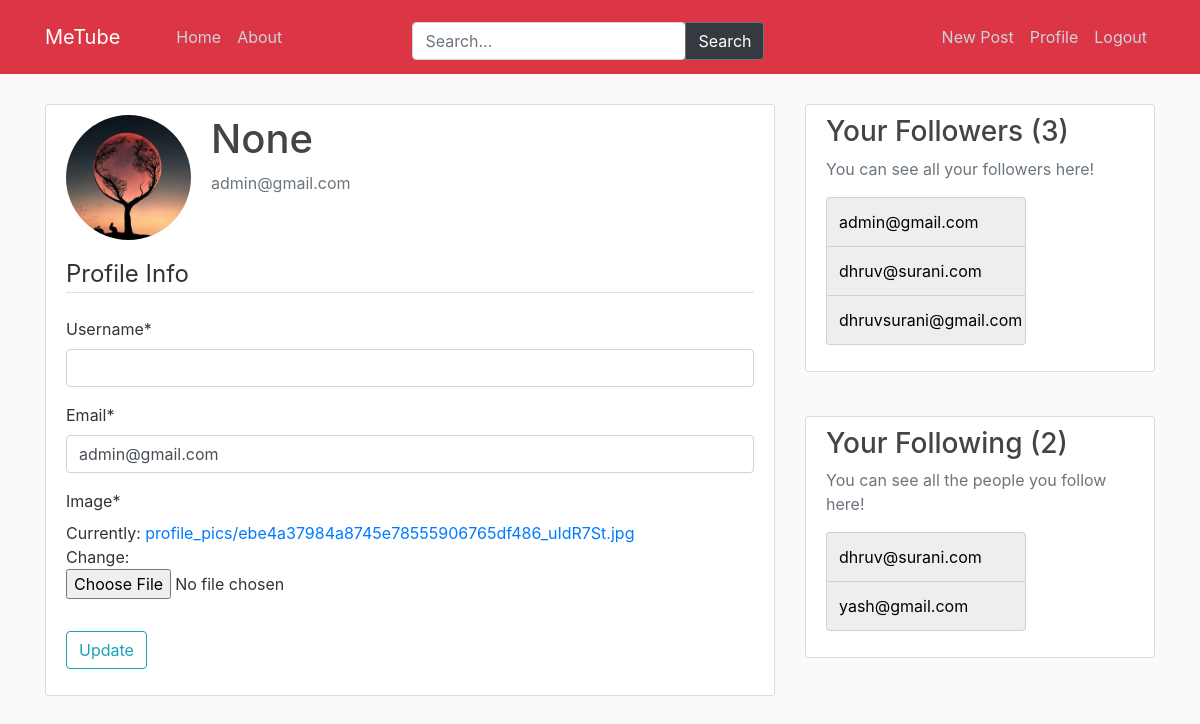
Screenshot of /profile/ (signed in) with the database file from the repository.
### users/models.py (models this page shows, shortened)
class CustomUser(AbstractBaseUser, PermissionsMixin):
    username = models.CharField(max_length=255, unique=True, null=True)
    email = models.EmailField(_('email address'), unique=True)
    first_name = models.CharField(max_length=255, unique=False, null=True)
    last_name = models.CharField(max_length=255, unique=False, null=True)
    is_staff = models.BooleanField(default=False)
    is_active = models.BooleanField(default=True)
    date_joined = models.DateTimeField(default=timezone.now)
    USERNAME_FIELD = 'email'
    REQUIRED_FIELDS = []
    objects = CustomUserManager()
    def __str__(self):
        return self.email

class Profile(models.Model):
    user = models.OneToOneField(get_user_model(), on_delete=models.CASCADE)
    image = models.ImageField(default='default.jpg', upload_to='profile_pics')
    following = models.ManyToManyField(CustomUser, related_name="following")
    followers = models.ManyToManyField(CustomUser, related_name="followers")

### users/views.py (the view)
# urls.py: path('profile/', user_views.profile, name='profile'),
@login_required
def profile(request):
    try:
        profile = request.user.profile
    except Profile.DoesNotExist:
        profile = Profile.objects.create(user=request.user)
    if request.method == 'POST':
        u_form = UserUpdateForm(request.POST, instance=request.user)
        p_form = ProfileUpdateForm(request.POST, request.FILES,
                                   instance=profile)
        if u_form.is_valid() and p_form.is_valid():
            u_form.save()
            p_form.save()
            messages.success(request, f'Your account has been updated!')
            return redirect('profile')
    else:
        u_form = UserUpdateForm(instance=request.user)
        p_form = ProfileUpdateForm(instance=request.user.profile)
    context = {
        'u_form': u_form,
        'p_form': p_form,
    }
    return render(request, 'users/profile.html', context)

### users/forms.py
class UserUpdateForm(forms.ModelForm):
    email = forms.EmailField(required=True)
    class Meta:
        model = CustomUser
        fields = ['username', 'email']

class ProfileUpdateForm(forms.ModelForm):
    class Meta:
        model = Profile
        fields = ['image']

### users/templates/users/profile.html (shortened to what this page needs)
{% extends "video_post/base.html" %}
{% load crispy_forms_tags %}
{% block content %}
    <div class="content-section">
      <div class="media">
        <img class="rounded-circle account-img" src="{{ user.profile.image.url }}">
        <div class="media-body">
          <h2 class="account-heading">{{ user.username }}</h2>
          <p class="text-secondary">{{ user.email }}</p>
        </div>
      </div>
      <form method="POST" enctype="multipart/form-data" >
        <fieldset class="form-group">
            <legend class="border-bottom mb-4">Profile Info</legend>
            {{ u_form|crispy }}
            {{ p_form|crispy }}
        </fieldset>
        <div class="form-group">
            <button class="btn btn-outline-info" type="submit">Update</button>
        </div>
      </form>
    </div>
{% endblock content %}

### video_post/templates/video_post/base.html (shortened to what this page needs)
{% load static %}
<!DOCTYPE html>
<html xml:lang="en">
<head>
    <link rel="stylesheet" href="https://cdn.jsdelivr.net/npm/bootstrap@4.0.0/dist/css/bootstrap.min.css"
>
    <link rel="stylesheet" type="text/css" href="{% static 'video_post/main.css' %}">
</head>
<body>
    <header class="site-header">
      <nav class="navbar navbar-expand-md navbar-dark bg-danger fixed-top">
        <div class="container">
          <a class="navbar-brand mr-5" href="/">MeTube</a>
          <div class="collapse navbar-collapse" id="navbarToggle">
            <div class="navbar-nav mr-auto">
              <a class="nav-item nav-link" href="/">Home</a>
              <a class="nav-item nav-link" href="#">About</a>
            </div>
              <div class="input-group pr-5 mr-auto col-5">
                <form action="{% url 'search_result' %}" method="get">
                  <input class="form-control" name="q" type="text" placeholder="Search...">
                </form>
                  <div class="input-group-append">
                    <button class="btn btn-outline-secondary bg-dark text-white" type="submit">Search</button>
                  </div>
              </div>
            <div class="navbar-nav">
                {% if user.is_authenticated %}
                  <a class="nav-item nav-link" href="{% url 'post-create' %}">New Post</a>
                  <a class="nav-item nav-link" href="{% url 'profile' %}">Profile</a>
                  <a class="nav-item nav-link" href="{% url 'logout' %}">Logout</a>
                {% else %}
                  <a class="nav-item nav-link" href="{% url 'login' %}">Login</a>
                  <a class="nav-item nav-link" href="{% url 'register' %}">Register</a>
                {% endif %}
            </div>
          </div>
        </div>
      </nav>
    </header>
    <main role="main" class="container">
        <div class="row">
            <div class="col-md-8">
                <br>
              {% block content %}{% endblock %}
            </div>
            {% if user.is_authenticated %}
            <div class="col-md-4">
                <br>
              <div class="content-section">
                <h3>Your Followers ({{request.user.profile.followers.count}})</h3>
                <p class='text-muted'>You can see all your followers here!
                  <div class="vertical-menu">
                  {% for following in request.user.profile.followers.all %}
                    <a class="list-group-item list-group-item-light" href="{% url 'user-posts' following %}">{{following}}</a>
                  {% endfor %}
                  </div>
                </p>
              </div>
                <br>
              <div class="content-section">
                <h3>Your Following ({{request.user.profile.following.count}})</h3>
                <p class='text-muted'>You can see all the people you follow here!
                  <div class="vertical-menu">
                  {% for follower in request.user.profile.following.all %}
                    <a class="list-group-item list-group-item-light" href="{% url 'user-posts' follower %}">{{follower}}</a>
                  {% endfor %}
                  </div>
                </p>
              </div>
            </div>
            {% endif %}
        </div>
    </main>
</body>
</html>

### video_post/static/video_post/main.css (style rules this page uses)
body { background: #fafafa; color: #333333; margin-top: 5rem; }
h1, h2, h3, h4, h5, h6 { color: #444444; }
.site-header .navbar-nav .nav-link { color: #cbd5db; }
.content-section { background: #ffffff; padding: 10px 20px; border: 1px solid #dddddd; border-radius: 3px; margin-bottom: 20px; }
.account-img { height: 125px; width: 125px; margin-right: 20px; margin-bottom: 16px; }
.account-heading { font-size: 2.5rem; }
.input-group { float: left; padding: 6px; margin-top: 8px; font-size: 17px; border: none; }
.vertical-menu { width: 200px; }
.vertical-menu a { background-color: #eee; color: black; display: block; padding: 12px; text-decoration: none; }

### rows the page displays
CustomUser: profile.image (picture), username "None", email "admin@gmail.com", user.profile.followers.count "3", user.profile.following.count "2"
CustomUser: email "dhruv@surani.com"
CustomUser: email "dhruvsurani@gmail.com"
CustomUser: email "yash@gmail.com"
